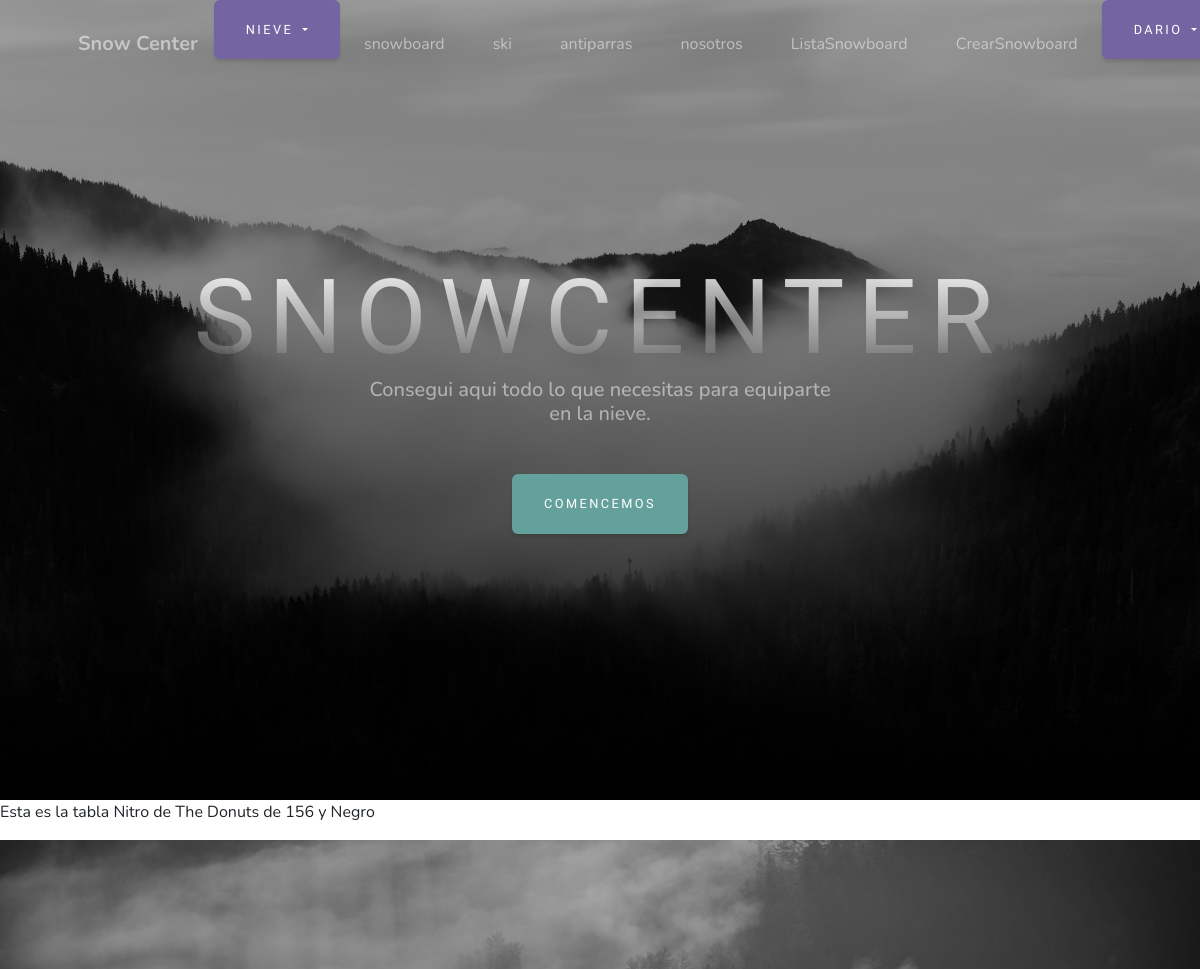
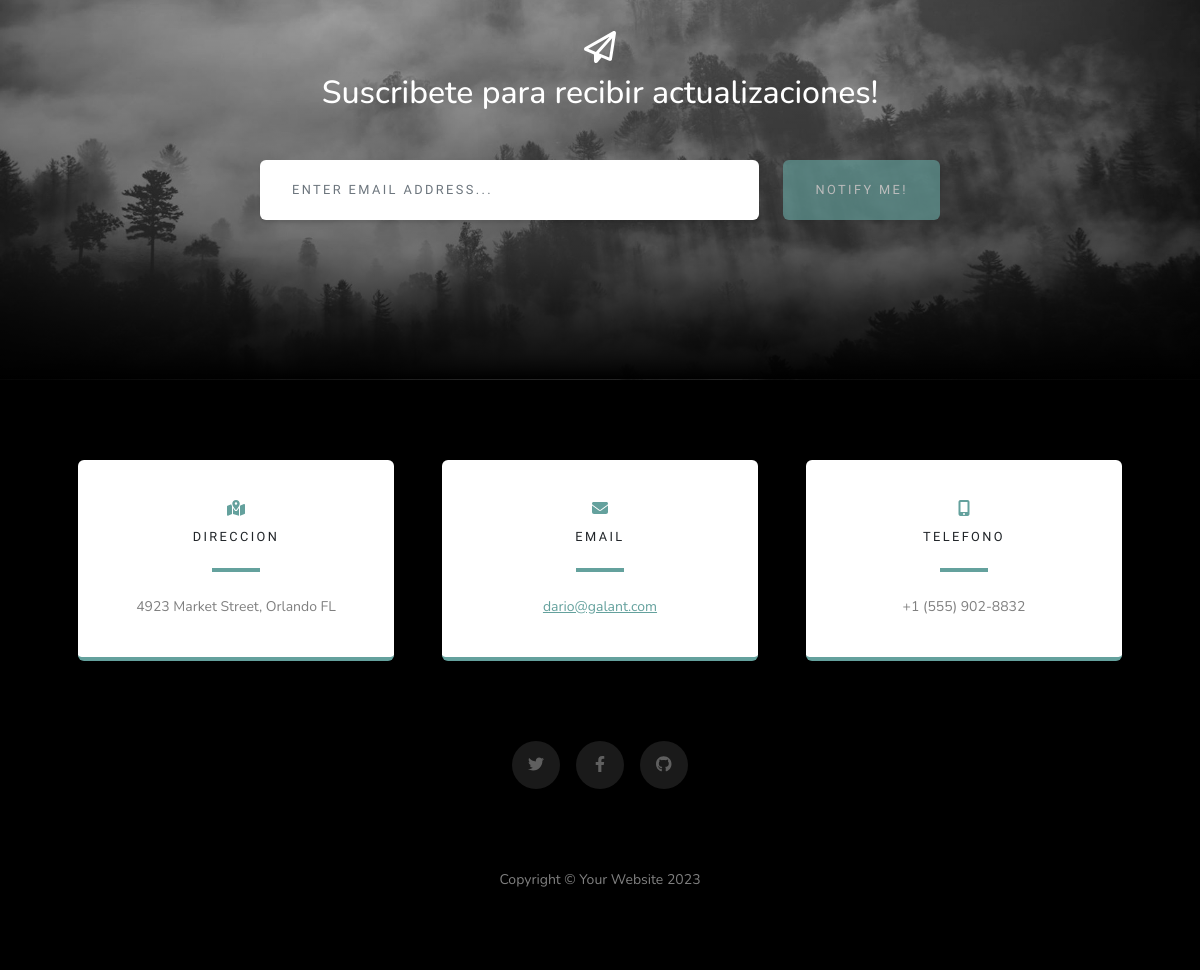
Page /snowboard-ver/2/ (signed in) on the committed database (2 pictures, top to bottom).
### productos/models.py (models this page shows)
class Snowboard(models.Model):
    marca = models.CharField(max_length=30)
    modelo = models.CharField(max_length=20)
    tamaño = models.IntegerField()
    color = models.CharField(max_length=20)

### productos/views.py (the view)
# urls.py: path('snowboard-ver/<pk>/', views.SnowboardDetailView.as_view(), name= "VerSnowboard"),
class SnowboardDetailView (DetailView):
    model= Snowboard
    template_name= "productos/snowboard_detalle.html"

### productos/templates/productos/snowboard_detalle.html (shortened to what this page needs)
{% extends 'productos/base.html' %}
{% load static %}
{% block main %}
    <p>Esta es la tabla {{snowboard.marca}} de {{snowboard.modelo}} de {{snowboard.tamaño}} y {{snowboard.color}}</p>
{% endblock main %}

### productos/templates/productos/base.html (shortened to what this page needs)
<!DOCTYPE html>
{% load static %}
<html lang="en">
    <head>
        <link href="{% static 'productos/css/styles.css' %}" rel="stylesheet" />
    </head>
    <body id="page-top" style="letter-spacing: 0em;">
        <nav class="navbar navbar-expand-lg navbar-light fixed-top" id="mainNav">
            <div class="container px-4 px-lg-5">
                <a class="navbar-brand" href="#page-top">Snow Center</a>
                <div class="collapse navbar-collapse" id="navbarResponsive">
                    <ul class="navbar-nav ms-auto">
                        <div class="dropdown">
                            <button class="btn btn-secondary dropdown-toggle" type="button" id="dropdownMenuButton1" data-bs-toggle="dropdown" aria-expanded="false">
                              Nieve
                            </button>
                          </div>
                        <li class="nav-item"><a class="nav-link" href="{% url 'snowboard' %}">snowboard</a></li>
                        <li class="nav-item"><a class="nav-link" href="{% url 'ski' %}">ski</a></li>
                        <li class="nav-item"><a class="nav-link" href="{% url 'antiparras' %}">antiparras</a></li>
                        <li class="nav-item"><a class="nav-link" href="{% url 'nosotros' %}">nosotros</a></li>
                        {% if request.user.is_superuser %}
                            <li class="nav-item"><a class="nav-link" href="{% url 'ListaSnowboard' %}">ListaSnowboard</a></li>
                            <li class="nav-item"><a class="nav-link" href="{% url 'CrearSnowboard' %}">CrearSnowboard</a></li>
                        {% endif %}
                        {% if request.user.is_authenticated %}
                            <div class="dropdown">
                                <button class="btn btn-secondary dropdown-toggle" type="button" id="dropdownMenuButton1" data-bs-toggle="dropdown" aria-expanded="false">
                                    {{ request.user.username }}
                                </button>
                            </div>
                        {% endif %}
                    </ul>
                </div>
            </div>
        </nav>
        <header class="masthead">
            <div class="container px-4 px-lg-5 d-flex h-100 align-items-center justify-content-center">
                <div class="d-flex justify-content-center">
                    <div class="text-center">
                        <h1 class="mx-auto my-0 text-uppercase">SNOWCENTER</h1>
                        <h2 class="text-white-50 mx-auto mt-2 mb-5">Consegui aqui todo lo que necesitas para equiparte en la nieve.</h2>
                        <a class="btn btn-primary" href="#about">Comencemos</a>
                    </div>
                </div>
            </div>
        </header>
        {% block main %}
        {% endblock main %}
        <section class="signup-section" id="signup">
            <div class="container px-4 px-lg-5">
                <div class="row gx-4 gx-lg-5">
                    <div class="col-md-10 col-lg-8 mx-auto text-center">
                        <i class="far fa-paper-plane fa-2x mb-2 text-white"></i>
                        <h2 class="text-white mb-5">Suscribete para recibir actualizaciones!</h2>
                        <form class="form-signup" id="contactForm" data-sb-form-api-token="API_TOKEN">
                            <div class="row input-group-newsletter">
                                <div class="col"><input class="form-control" id="emailAddress" type="email" placeholder="Enter email address..." aria-label="Enter email address..." data-sb-validations="required,email" /></div>
                                <div class="col-auto"><button class="btn btn-primary disabled" id="submitButton" type="submit">Notify Me!</button></div>
                            </div>
                        </form>
                    </div>
                </div>
            </div>
        </section>
        <section class="contact-section bg-black">
            <div class="container px-4 px-lg-5">
                <div class="row gx-4 gx-lg-5">
                    <div class="col-md-4 mb-3 mb-md-0">
                        <div class="card py-4 h-100">
                            <div class="card-body text-center">
                                <i class="fas fa-map-marked-alt text-primary mb-2"></i>
                                <h4 class="text-uppercase m-0">Direccion</h4>
                                <hr class="my-4 mx-auto" />
                                <div class="small text-black-50">4923 Market Street, Orlando FL</div>
                            </div>
                        </div>
                    </div>
                    <div class="col-md-4 mb-3 mb-md-0">
                        <div class="card py-4 h-100">
                            <div class="card-body text-center">
                                <i class="fas fa-envelope text-primary mb-2"></i>
                                <h4 class="text-uppercase m-0">Email</h4>
                                <hr class="my-4 mx-auto" />
                                <div class="small text-black-50"><a href="#!">dario@galant.com</a></div>
                            </div>
                        </div>
                    </div>
                    <div class="col-md-4 mb-3 mb-md-0">
                        <div class="card py-4 h-100">
                            <div class="card-body text-center">
                                <i class="fas fa-mobile-alt text-primary mb-2"></i>
                                <h4 class="text-uppercase m-0">Telefono</h4>
                                <hr class="my-4 mx-auto" />
                                <div class="small text-black-50">+1 (555) 902-8832</div>
                            </div>
                        </div>
                    </div>
                </div>
                <div class="social d-flex justify-content-center">
                    <a class="mx-2" href="#!"><i class="fab fa-twitter"></i></a>
                    <a class="mx-2" href="#!"><i class="fab fa-facebook-f"></i></a>
                    <a class="mx-2" href="#!"><i class="fab fa-github"></i></a>
                </div>
            </div>
        </section>
        <footer class="footer bg-black small text-center text-white-50"><div class="container px-4 px-lg-5">Copyright &copy; Your Website 2023</div></footer>
    </body>
</html>

### rows in the picture
Snowboard: marca "Nitro", modelo "The Donuts", tamaño "156", color "Negro"

### other values in the picture
{{ request.user.username }} "DARIO"
